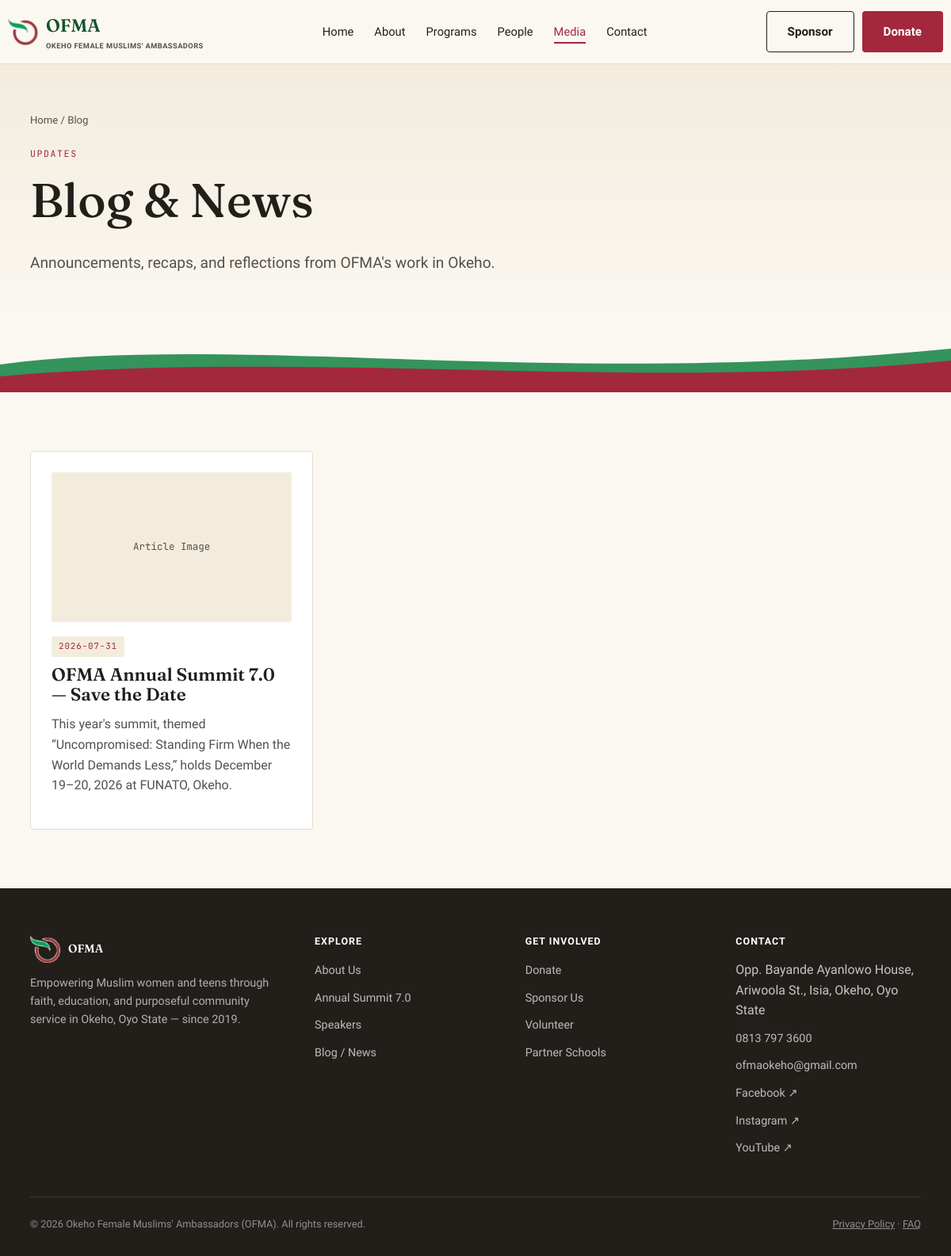
Page /blog on the committed database.
### tables this page shows
CREATE TABLE blog_posts (
    id INTEGER PRIMARY KEY AUTOINCREMENT,
    title TEXT NOT NULL,
    slug TEXT UNIQUE NOT NULL,
    excerpt TEXT,
    body TEXT NOT NULL,
    published_at TEXT NOT NULL,
    author TEXT DEFAULT 'OFMA Team'
);

### app.py (the view)
@app.route("/blog")
def blog():
    conn = get_db()
    posts = conn.execute("SELECT * FROM blog_posts ORDER BY published_at DESC").fetchall()
    conn.close()
    return render_template("blog_list.html", active="media", posts=posts)

### app.py (called while the page is built)
@app.context_processor
def inject_globals():
    return dict(current_year=date.today().year, summit=SUMMIT)

### db.py (called while the page is built)
def get_db():
    conn = sqlite3.connect(DB_PATH)
    conn.row_factory = sqlite3.Row
    conn.execute("PRAGMA foreign_keys = ON")
    return conn

### templates/blog_list.html (shortened to what this page needs)
{% extends "base.html" %}
{% block content %}
<section class="hero" style="padding:60px 0 40px;">
  <div class="container">
    <div class="breadcrumb"><a href="{{ url_for('home') }}">Home</a> / Blog</div>
    <span class="eyebrow">Updates</span>
    <h1>Blog &amp; News</h1>
    <p class="lede">Announcements, recaps, and reflections from OFMA's work in Okeho.</p>
  </div>
</section>
{% include "partials/_curve_divider.html" %}
<section>
  <div class="container">
    <div class="grid grid-3">
      {% for p in posts %}
      <a href="{{ url_for('blog_detail', slug=p['slug']) }}" class="card" style="text-decoration:none;">
        <div class="card-media">Article Image</div>
        <span class="tag">{{ p['published_at'] }}</span>
        <h3>{{ p['title'] }}</h3>
        <p>{{ p['excerpt'] }}</p>
      </a>
      {% endfor %}
    </div>
  </div>
</section>
{% endblock %}

### static/css/style.css (style rules this page uses)
:root { --green: #1F8A4C; --green-deep: #14522E; --maroon: #A3283C; --maroon-deep: #6E1B29; --sand: #C9A227; --paper: #FBF8F2; --paper-warm: #F3ECDD; --ink: #221F1B; --ink-soft: #55504A; --line: #E4DCC8; --white: #FFFFFF; --font-display: 'Fraunces', 'Georgia', serif; --font-body: 'Work Sans', 'Segoe UI', sans-serif; --font-mono: 'JetBrains Mono', monospace; --maxw: 1180px; --radius: 4px; --shadow: 0 12px 32px -16px rgba(34, 31, 27, 0.25); }
* { box-sizing: border-box; }
html { scroll-behavior: smooth; }
body { margin: 0; font-family: var(--font-body); color: var(--ink); background: var(--paper); line-height: 1.6; -webkit-font-smoothing: antialiased; overflow-x: hidden; }
a { color: inherit; }
.container { max-width: var(--maxw); margin: 0 auto; padding: 0 28px; }
h1, h2, h3, h4 { font-family: var(--font-display); font-weight: 600; line-height: 1.15; margin: 0 0 0.5em; color: var(--ink); }
h1 { font-size: clamp(2.4rem, 5vw, 4rem); font-weight: 500; }
h3 { font-size: 1.4rem; }
p { margin: 0 0 1em; color: var(--ink-soft); }
.eyebrow { display: inline-block; font-family: var(--font-mono); font-size: 0.72rem; letter-spacing: 0.14em; text-transform: uppercase; color: var(--maroon); margin-bottom: 14px; }
.lede { font-size: 1.2rem; color: var(--ink-soft); max-width: 640px; }
.hero { position: relative; background: linear-gradient(180deg, var(--paper-warm) 0%, var(--paper) 100%); padding: 90px 0 60px; overflow: hidden; }
section { padding: 74px 0; }
.grid { display: grid; gap: 26px; }
.grid-3 { grid-template-columns: repeat(3, 1fr); }
.card { background: var(--white); border: 1px solid var(--line); border-radius: var(--radius); padding: 26px; transition: box-shadow 0.2s ease, transform 0.2s ease; }
.card-media { aspect-ratio: 16/10; border-radius: 3px; background: var(--paper-warm); margin-bottom: 16px; display: flex; align-items: center; justify-content: center; color: var(--ink-soft); font-size: 0.78rem; font-family: var(--font-mono); text-align: center; padding: 10px; overflow: hidden; }
.tag { display: inline-block; font-family: var(--font-mono); font-size: 0.68rem; letter-spacing: 0.08em; text-transform: uppercase; background: var(--paper-warm); color: var(--maroon); padding: 4px 9px; border-radius: 3px; margin-bottom: 10px; }
.breadcrumb { font-size: 0.82rem; color: var(--ink-soft); margin-bottom: 18px; }
.breadcrumb a { color: var(--ink-soft); text-decoration: none; }

### rows in the picture
blog_posts: published_at "2026-07-31", title "OFMA Annual Summit 7.0 — Save the Date", excerpt "This year's summit, themed “Uncompromised: Standing Firm When the World Demands Less,” holds December 19–20, 2026 at FUNATO, Okeho."
